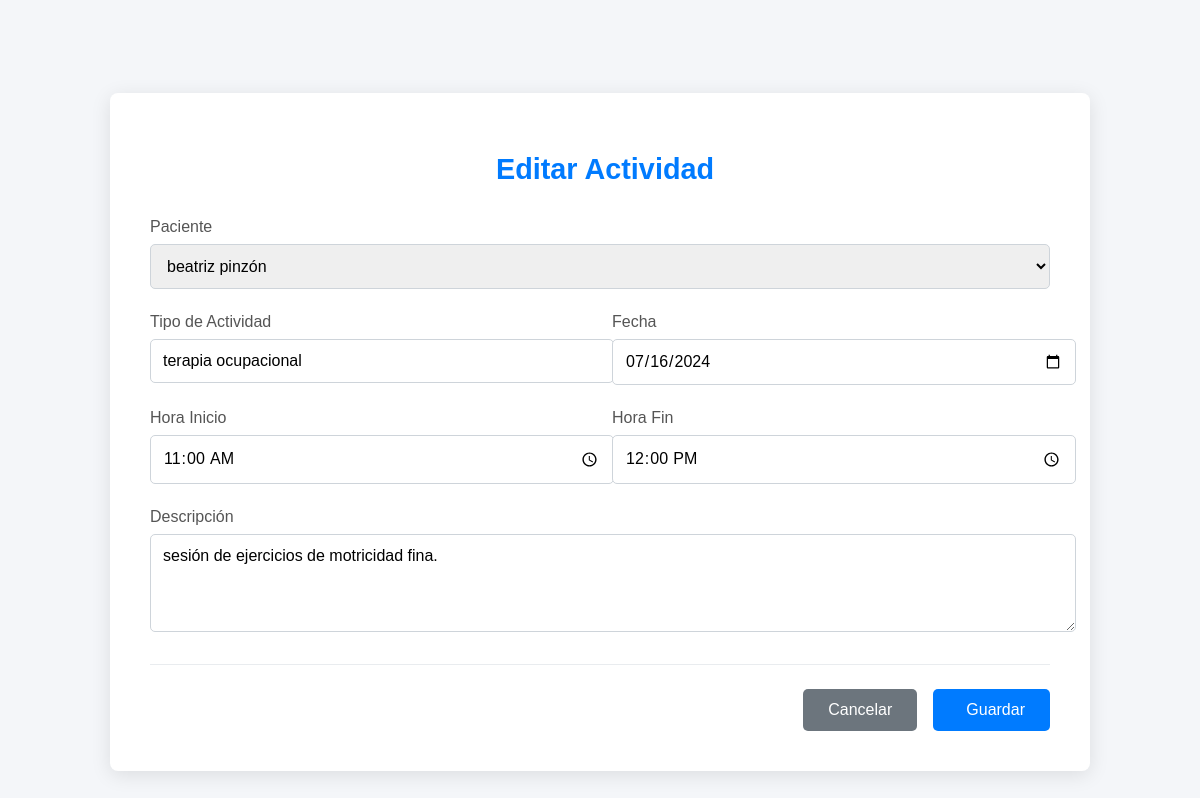
Page /views/admin/html_admin/form_actividades.php?id=2 (signed in) on the committed database.
### tables this page shows
create table tb_actividad (
    id_actividad int primary key auto_increment,
    id_paciente int not null,
    id_usuario_administrador int not null,
    tipo_actividad varchar(100) not null,
    descripcion_actividad text null,
    fecha_actividad date not null,
    hora_inicio time null,
    hora_fin time null,
    estado_actividad enum('Pendiente','Completada','Inactivo') default 'Pendiente'
);

### models/clases/pacientes.php (called while the page is built, shortened)
<?php
class Paciente {
    private $conn;
    public function __construct() {
        require(__DIR__ . '/../data_base/database.php');
        $this->conn = $conn;
    }
    public function consultar() {
        try {
            $query = $this->conn->prepare("CALL consultar_pacientes()");
            $query->execute();
            return $query->fetchAll(PDO::FETCH_ASSOC);
        } catch (Exception $e) {
            throw $e;
        }
    }
}
?>

### models/clases/actividad.php (called while the page is built, shortened)
<?php
require_once __DIR__ . '/../data_base/database.php';
class Actividad {
    private $conn;
    public function __construct() {
        global $conn;
        $this->conn = $conn;
    }
    public function consultar($busqueda = null, $estado_filtro = null) {
        try {
            $stmt = $this->conn->prepare("call consultar_actividades(?, ?)");
            $stmt->execute([$busqueda, $estado_filtro]);
            return $stmt->fetchAll(PDO::FETCH_ASSOC);
        } catch (Exception $e) {
            throw $e;
        }
    }
    public function obtenerPorId($id_actividad) {
        try {
            $actividades = $this->consultar(null, null);
            foreach ($actividades as $actividad) {
                if ($actividad['id_actividad'] == $id_actividad) {
                    return $actividad;
                }
            }
            return null;
        } catch (Exception $e) {
            throw $e;
        }
    }
}
?>

### views/admin/html_admin/form_actividades.php (the view, shortened to what this page needs)
<?php
require_once __DIR__ . '/../../../models/clases/actividad.php';
require_once __DIR__ . '/../../../models/clases/pacientes.php';
$modelo_actividad = new Actividad();
$modelo_paciente = new Paciente();
$modo_edicion = false;
$actividad = [];
$pacientes = $modelo_paciente->consultar();
if (isset($_GET['id'])) {
    $modo_edicion = true;
    $actividad = $modelo_actividad->obtenerPorId($_GET['id']);
}
?>
<!DOCTYPE html>
<html lang="es">
<head>
    <link rel="stylesheet" href="../css_admin/historia_clinica_form.css"> </head>
<body>
    <div class="form-container">
        <h1><i class="fas fa-calendar-plus"></i> <?= $modo_edicion ? 'Editar Actividad' : 'Nueva Actividad' ?></h1>
        <form action="../../../controllers/admin/actividad/actividad_controller.php" method="POST">
            <div class="form-grid">
                <div class="form-group full-width">
                    <label for="id_paciente">Paciente</label>
                    <select name="id_paciente" required>
                        <?php foreach ($pacientes as $paciente): ?>
                            <option value="<?= $paciente['id_paciente'] ?>" <?= ($modo_edicion && $actividad['id_paciente'] == $paciente['id_paciente']) ? 'selected' : '' ?>>
                                <?= htmlspecialchars($paciente['nombre'] . ' ' . $paciente['apellido']) ?>
                            </option>
                        <?php endforeach; ?>
                    </select>
                </div>
                <div class="form-group"><label>Tipo de Actividad</label><input type="text" name="tipo_actividad" value="<?= htmlspecialchars($actividad['tipo_actividad'] ?? '') ?>" required></div>
                <div class="form-group"><label>Fecha</label><input type="date" name="fecha_actividad" value="<?= htmlspecialchars($actividad['fecha_actividad'] ?? '') ?>" required></div>
                <div class="form-group"><label>Hora Inicio</label><input type="time" name="hora_inicio" value="<?= htmlspecialchars($actividad['hora_inicio'] ?? '') ?>"></div>
                <div class="form-group"><label>Hora Fin</label><input type="time" name="hora_fin" value="<?= htmlspecialchars($actividad['hora_fin'] ?? '') ?>"></div>
                <div class="form-group full-width"><label>Descripción</label><textarea name="descripcion_actividad" rows="4"><?= htmlspecialchars($actividad['descripcion_actividad'] ?? '') ?></textarea></div>
            </div>
            <div class="form-actions">
                <a href="admin_actividades.php" class="btn btn-secondary">Cancelar</a>
                <button type="submit" class="btn btn-primary"><i class="fas fa-save"></i> Guardar</button>
            </div>
        </form>
    </div>
</body>
</html>

### views/admin/css_admin/historia_clinica_form.css (style rules this page uses)
body { font-family: 'Poppins', sans-serif; background-color: #f4f6f9; color: #333; display: flex; justify-content: center; align-items: center; padding: 2rem; min-height: 100vh; margin: 0; }
.form-container { background-color: #fff; padding: 2.5rem; border-radius: 8px; box-shadow: 0 4px 20px rgba(0,0,0,0.1); width: 100%; max-width: 900px; }
.form-container h1 { text-align: center; font-size: 1.8rem; color: #007bff; margin-bottom: 2rem; display: flex; align-items: center; justify-content: center; gap: 10px; }
.form-grid { display: grid; grid-template-columns: 1fr 1fr; gap: 1.5rem; }
.form-group { display: flex; flex-direction: column; }
.form-group.full-width { grid-column: 1 / -1; }
.form-group label { margin-bottom: 0.5rem; font-weight: 500; color: #555; }
.form-group input, .form-group select, .form-group textarea { width: 100%; padding: 12px; border: 1px solid #ced4da; border-radius: 5px; font-size: 1rem; font-family: inherit; transition: border-color 0.2s, box-shadow 0.2s; }
.form-actions { margin-top: 2rem; display: flex; justify-content: flex-end; gap: 1rem; border-top: 1px solid #e9ecef; padding-top: 1.5rem; }
.btn { padding: 12px 25px; border: none; border-radius: 5px; font-size: 1rem; font-weight: 500; cursor: pointer; text-decoration: none; display: inline-flex; align-items: center; gap: 8px; transition: background-color 0.3s, transform 0.2s; }
.btn-primary { background-color: #007bff; color: white; }
.btn-secondary { background-color: #6c757d; color: white; }

### rows in the picture
tb_actividad: tipo_actividad "terapia ocupacional", fecha_actividad "07/16/2024", hora_inicio "11:00:00", hora_fin "12:00:00", descripcion_actividad "sesión de ejercicios de motricidad fina."

### other values in the picture
form field id_paciente "beatriz pinzón"
